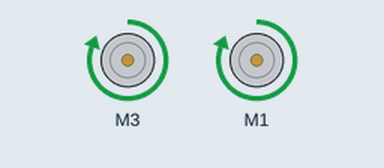
Recording of a sketch running on a simulated Arduino Mega 2560, built with avr-gcc and run on an emulated ATmega2560. Shown: 2 × DC motor (green arrow = forward, orange = backward, longer = faster).

Above: at 0.5 s.
At 1.02 s:
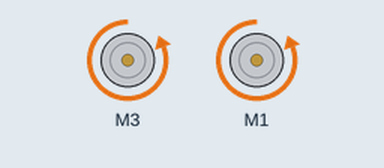
At 5.1 s:
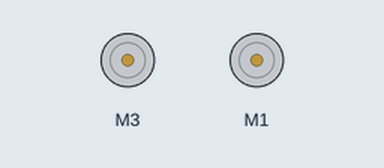
Timing chart, 0 to 7.0 s (numbered marks = the images above):
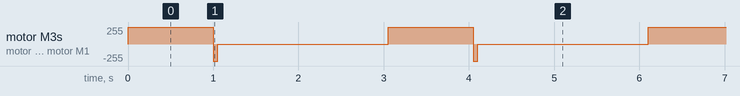

Measured:
- by itself, motor M3, motor M1: repeats every 3.1 s: backward 255/255 0.05 s, stopped 2.0 s, forward 255/255 1.0 s

The sketch:

B3_01_TimedForward.ino
```cpp
/* B3_TimedForward.ino
   Drive the TWO-WHEELED Bread Board Bot (BBbot, B^3)
   straight ahead for specified time and then stop

   Intially commented out code will impliment a a short
   reverse brake on the motors.

   Arduino: Arduino Mega 256 v3 Clone
   Motor Shield: Adafruit assembled Motor Shield for Arduino v2
   ---->  http://www.adafruit.com/products/1438

   Programmer: Dave Eslinger (DLE); June 3, 2015
   Major revisions:
         6/7/2015, DLE: Cleaned it up for GoSciTech
         7/4/2015 DLE renamed

*/
#include <Wire.h>
#include <Adafruit_MotorShield.h>
#include <math.h>

// Create the motor shield object with the default I2C address
Adafruit_MotorShield AFMS = Adafruit_MotorShield();

// Define Constants
const byte TESTSPEED = 155;

// Define 'ports' for motors.
const byte LEFT_MOTOR_PORT = 3;
const byte RIGHT_MOTOR_PORT = 1;
// Create pointers to motor control objects
Adafruit_DCMotor *motorLeft = AFMS.getMotor(LEFT_MOTOR_PORT);
Adafruit_DCMotor *motorRight = AFMS.getMotor(RIGHT_MOTOR_PORT);

void setup(void){
  AFMS.begin();  // create with the default frequency 1.6KHz
  // Turn off all motors
  motorLeft->run(RELEASE);
  motorRight->run(RELEASE);
}

void loop(void){
  // Drive forward for 1 second at X/255 (~60% power)
  int duration = 1000; // in milliseconds
  byte speed = 255;
  motorLeft->setSpeed(speed);
  motorRight->setSpeed(speed);

  motorLeft->run(FORWARD);
  motorRight->run(FORWARD);

  delay(duration);

//motorLeft->run(RELEASE);   // Now stop the motors
//motorRight->run(RELEASE);  // However, this just coasts

  motorLeft->run(BACKWARD);  // Run backwards for a brief period
  motorRight->run(BACKWARD);
  delay(50);

  motorLeft->run(RELEASE);     // and then stop the motors
  motorRight->run(RELEASE);

  delay(2000);       // Pause for 2 seconds
//  while (1) {};      // What does this do?
}

void allStop(int direction) {
  motorLeft->setSpeed(100); // 100 on a 0-255 scale.
  motorRight->setSpeed(100);
  if (direction == FORWARD) {
    motorLeft->run(BACKWARD);
    motorRight->run(BACKWARD);
  }
  else {
    motorLeft->run(FORWARD);
    motorRight->run(FORWARD);
  }
  delay(50);
  motorLeft->run(RELEASE);
  motorRight->run(RELEASE);
  return;
}
```
